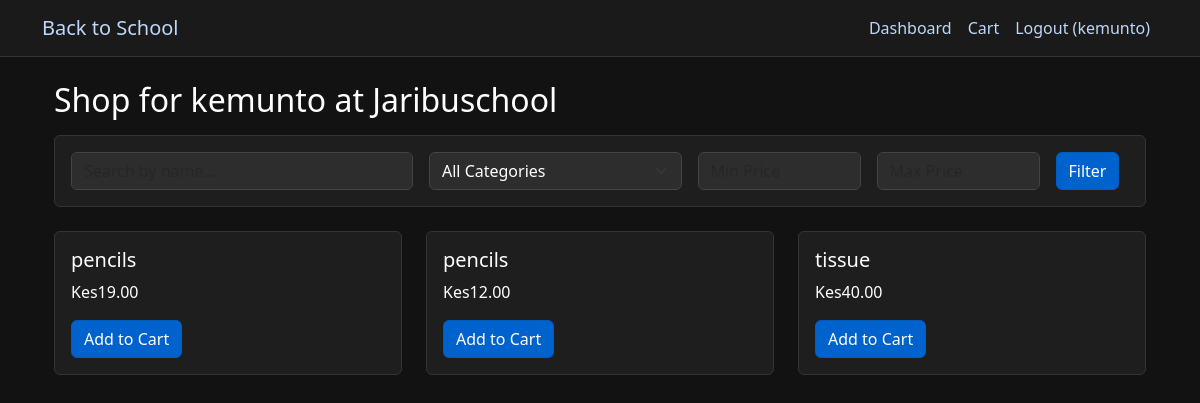
Screenshot of /shop (signed in) with the database file from the repository.
### app.py (models this page shows, shortened)
class User(db.Model):
    id = db.Column(db.Integer, primary_key=True)
    username = db.Column(db.String(80), unique=True, nullable=False)
    email = db.Column(db.String(120), unique=True, nullable=False)
    password_hash = db.Column(db.String(128))
    role = db.Column(db.String(20))  # app_admin, parent, student, school_admin, retailer, donor
    is_approved = db.Column(db.Boolean, default=False)
    created_at = db.Column(db.DateTime, default=datetime.utcnow)
    school_id = db.Column(db.Integer, db.ForeignKey('school.id'))
    school = db.relationship('School', backref='users')
    children = db.relationship(
        'User',
        secondary=parent_student_association,
        primaryjoin=(parent_student_association.c.parent_id == id),
        secondaryjoin=(parent_student_association.c.student_id == id),
        backref=db.backref('parents'),
        lazy='dynamic'
    )

class School(db.Model):
    id = db.Column(db.Integer, primary_key=True)
    name = db.Column(db.String(100), nullable=False)
    address = db.Column(db.String(200))
    is_approved = db.Column(db.Boolean, default=False)
    requirements = db.relationship('SchoolRequirement', backref='school', lazy=True)

class Product(db.Model):
    id = db.Column(db.Integer, primary_key=True)
    retailer_id = db.Column(db.Integer, db.ForeignKey('retailer.id'), nullable=False)
    name = db.Column(db.String(100), nullable=False)
    description = db.Column(db.Text)
    price = db.Column(db.Float, nullable=False)
    original_price = db.Column(db.Float)  # For showing discounts
    quantity = db.Column(db.Integer, default=0)
    category_id = db.Column(db.Integer, db.ForeignKey('product_category.id'), nullable=False)
    category = db.relationship('ProductCategory', backref='products')
    is_featured = db.Column(db.Boolean, default=False)
    created_at = db.Column(db.DateTime, default=datetime.utcnow)
    updated_at = db.Column(db.DateTime, default=datetime.utcnow, onupdate=datetime.utcnow)
    retailer = db.relationship('Retailer', backref='products')

### app.py (the view)
@app.route('/shop')
@login_required
@role_required(['parent', 'student'])
def shop():
    user = db.session.get(User, session['user_id'])
    student = None
    school_id = None
    if user.role == 'parent':
        student_id = session.get('shopping_for_student_id')
        if not student_id:
            flash('Please select which student you are shopping for.', 'info')
            return redirect(url_for('select_student'))
        student = next((child for child in user.children if child.id == int(student_id)), None)
        if not student:
            flash('Selected student not found or not linked to your account.', 'error')
            session.pop('shopping_for_student_id', None)
            session.pop('shopping_for_student_username', None)
            return redirect(url_for('select_student'))
        school_id = student.school_id
    else: # The user is a student
        student = user
        school_id = user.school_id
    if not school_id:
        flash('Could not determine a school. Please ensure the student is enrolled.', 'error')
        return redirect(url_for('dashboard'))
    search_query = request.args.get('search_query', '')
    category_id = request.args.get('category_id', type=int)
    min_price = request.args.get('min_price', type=float)
    max_price = request.args.get('max_price', type=float)
    products_query = Product.query.join(Retailer).filter(
        Retailer.approved_schools.any(id=school_id),
        Product.quantity > 0
    )
    if search_query:
        products_query = products_query.filter(Product.name.ilike(f'%{search_query}%'))
    if category_id:
        products_query = products_query.filter(Product.category_id == category_id)
    if min_price is not None:
        products_query = products_query.filter(Product.price >= min_price)
    if max_price is not None:
        products_query = products_query.filter(Product.price <= max_price)
    products = products_query.order_by(Product.name.asc()).all()
    requirements = SchoolRequirement.query.filter_by(school_id=school_id).all()
    allowed_item_names = {r.item_name.lower() for r in requirements if r.is_allowed}
    is_req_list_enforced = bool(requirements)
    for product in products:
        if is_req_list_enforced:
            product.is_allowed = product.name.lower() in allowed_item_names
        else:
            product.is_allowed = True
    categories = ProductCategory.query.order_by('name').all() # Assuming you have a Category model
    return render_template(
        'shop/index.html',
        products=products,
        student=student,
        categories=categories,
        search_query=search_query,
        category_id=category_id,
        min_price=min_price,
        max_price=max_price
    )

### app.py (called while the page is built)
def login_required(f):
    @wraps(f)
    def decorated_function(*args, **kwargs):
        if 'user_id' not in session:
            flash('Please log in to access this page', 'error')
            return redirect(url_for('login'))
        return f(*args, **kwargs)
    return decorated_function

def role_required(roles):
    def decorator(f):
        @wraps(f)
        def decorated_function(*args, **kwargs):
            if 'user_id' not in session:
                flash('Please log in to access this page', 'error')
                return redirect(url_for('login'))
            if session['role'] not in roles:
                flash('You do not have permission to access this page', 'error')
                return redirect(url_for('dashboard'))
            return f(*args, **kwargs)
        return decorated_function
    return decorator

@app.before_request
def load_logged_in_user():
    user_id = session.get('user_id')
    if user_id is None:
        g.user = None
    else:
        g.user = db.session.get(User, user_id)

@app.context_processor
def inject_user():
    return dict(current_user=g.user)

@app.context_processor
def inject_cart_item_count():
    if 'user_id' not in session or session.get('role') not in ['parent', 'student']:
        return {'cart_item_count': 0}
    cart = Cart.query.filter_by(user_id=session['user_id']).first()
    if not cart:
        return {'cart_item_count': 0}
    count = db.session.query(db.func.sum(CartItem.quantity)).filter_by(cart_id=cart.id).scalar() or 0
    return {'cart_item_count': count}

### templates/shop/index.html (shortened to what this page needs)
{% extends "base.html" %}
{% block content %}
<div class="container">
<h2 class="mb-3">Shop for {{ student.username }} at {{ student.school.name }}</h2>
    <div class="card mb-4">
        <div class="card-body">
            <form method="GET" action="{{ url_for('shop') }}">
                <div class="row g-3">
                    <div class="col-md-4">
                        <input type="text" name="search_query" class="form-control" placeholder="Search by name..." value="{{ search_query or '' }}">
                    </div>
                    <div class="col-md-3">
                        <select name="category_id" class="form-select">
                            <option value="">All Categories</option>
                        </select>
                    </div>
                    <div class="col-md-2">
                        <input type="number" name="min_price" class="form-control" placeholder="Min Price" value="{{ min_price or '' }}">
                    </div>
                    <div class="col-md-2">
                        <input type="number" name="max_price" class="form-control" placeholder="Max Price" value="{{ max_price or '' }}">
                    </div>
                    <div class="col-md-1">
                        <button type="submit" class="btn btn-primary">Filter</button>
                    </div>
                </div>
            </form>
        </div>
    </div>
    <div class="row">
    {% for product in products %}
    <div class="col">
        <div class="card h-100" {% if not product.is_allowed %} style="opacity: 0.5;" {% endif %}>
            <div class="card-body">
                <h5 class="card-title">{{ product.name }}</h5>
                <p class="card-text">Kes{{ "%.2f"|format(product.price) }}</p>
                <form method="POST" class="add-to-cart-form">
                    <button type="submit" class="btn btn-primary" {% if not product.is_allowed %} disabled {% endif %}>
                        Add to Cart
                    </button>
                </form>
            </div>
        </div>
    </div>
    {% endfor %}
    </div>
</div>
{% endblock %}

### templates/base.html (shortened to what this page needs)
<!DOCTYPE html>
<html lang="en">
<head>
    <link href="https://cdn.jsdelivr.net/npm/bootstrap@5.3.0/dist/css/bootstrap.min.css" rel="stylesheet">
</head>
<body>
<nav class="navbar navbar-expand-lg navbar-dark">
    <div class="container">
        <a class="navbar-brand" href="{{ url_for('home') }}">Back to School</a>
        <div class="collapse navbar-collapse" id="navbarNav">
            <ul class="navbar-nav ms-auto">
                {% if 'user_id' in session %}
                    <li class="nav-item">
                        <a class="nav-link" href="{{ url_for('dashboard') }}">Dashboard</a>
                    </li>
                    {% if session['role'] in ['parent', 'student'] %}
                    <li class="nav-item">
                        <a class="nav-link" href="{{ url_for('cart') }}">
                            Cart
                        </a>
                    </li>
                    {% endif %}
                    <li class="nav-item">
                        {% if current_user %}
                        <a class="nav-link" href="{{ url_for('logout') }}">Logout ({{ current_user.username }})</a>
                        {% else %}
                        <a class="nav-link" href="{{ url_for('logout') }}">Logout</a>
                        {% endif %}
                    </li>
                {% endif %}
            </ul>
        </div>
    </div>
</nav>
    <div class="container mt-4">
        {% block content %}{% endblock %}
    </div>
</body>
</html>

### templates/base.html (style rules this page uses)
body { background-color: #121212; color: #ffffff; }
h1, h2, h3, h4, h5, h6, span, p { color: #ffffff !important; }
a { color:rgb(191, 215, 250) !important; }
.navbar { background-color: #1a1a1a !important; border-bottom: 1px solid #333; }
.card { background-color: #1e1e1e; border: 1px solid #333; }
.form-control, .form-select { background-color: #2d2d2d; color: #ffffff; border: 1px solid #444; }
.btn-primary { background-color: #0062cc; border-color: #005cbf; }

### rows the page displays
User: username "kemunto"
School: school.name "Jaribuschool"
Product: name "pencils", price "19.00"
Product: name "pencils", price "12.00"
Product: name "tissue", price "40.00"
